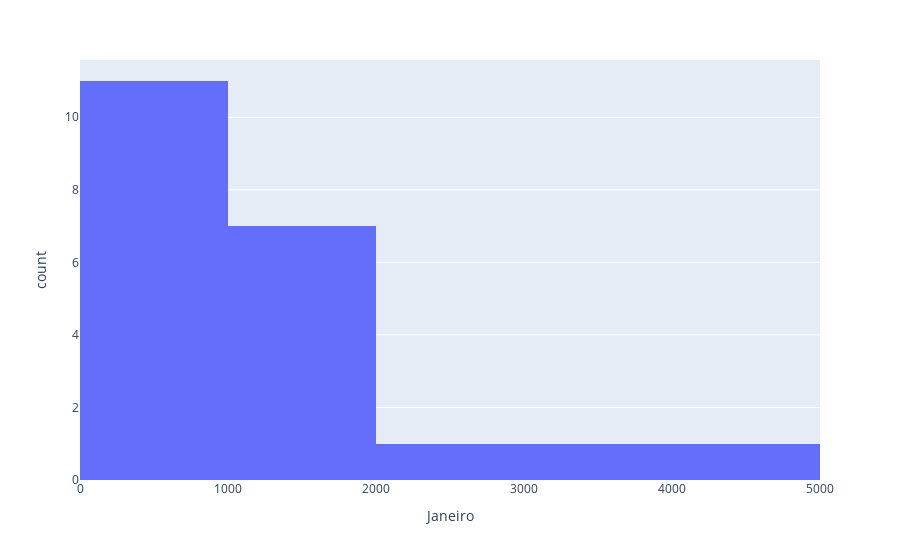

The cell this chart's notebook holds for it:
### Code cell
hJaneiro = px.histogram(df,x='Janeiro')
hJaneiro.show()

### Figure 1 — Plotly figure (JSON) as saved in the notebook; plotly's stock layout.template omitted (floating-point values rounded to 4 significant figures)
{"data": [{"alignmentgroup": "True", "bingroup": "x", "hovertemplate": "Janeiro=%{x}<br>count=%{y}<extra></extra>", "legendgroup": "", "marker": {"color": "#636efa", "pattern": {"shape": ""}}, "name": "", "offsetgroup": "", "orientation": "v", "showlegend": false, "type": "histogram", "x": [72, 157, 512, 2749, 1804, 3652, 1209, 1330, 711, 665, 1383, 614, 836, 893, 1324, 1565, 4235, 485, 1188, 895, 868], "xaxis": "x", "yaxis": "y"}], "layout": {"barmode": "relative", "legend": {"tracegroupgap": 0}, "margin": {"t": 60}, "xaxis": {"anchor": "y", "domain": [0, 1], "title": {"text": "Janeiro"}}, "yaxis": {"anchor": "x", "domain": [0, 1], "title": {"text": "count"}}}}
